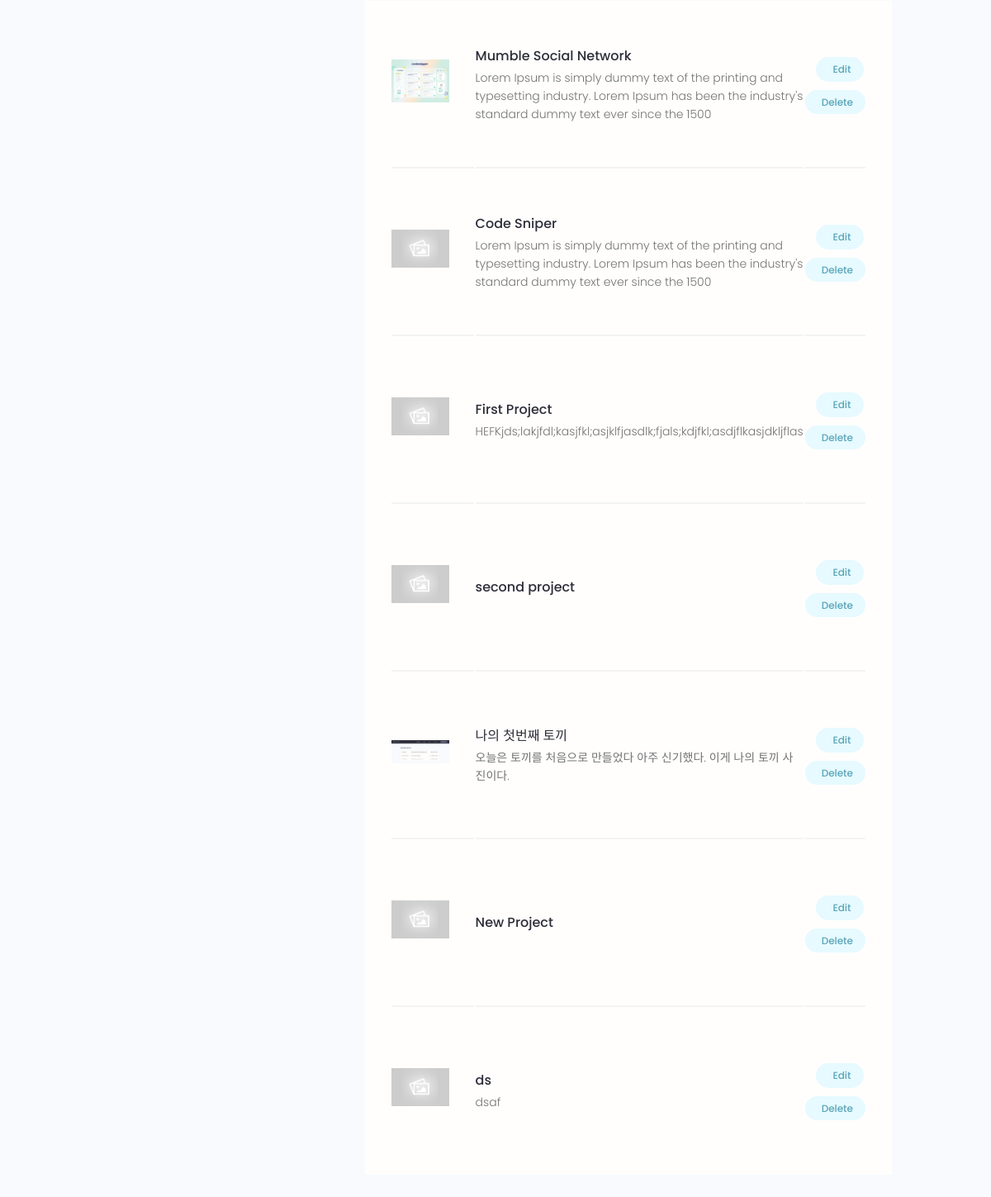
Page /account/ (signed in, lower part) on the earlier database version.
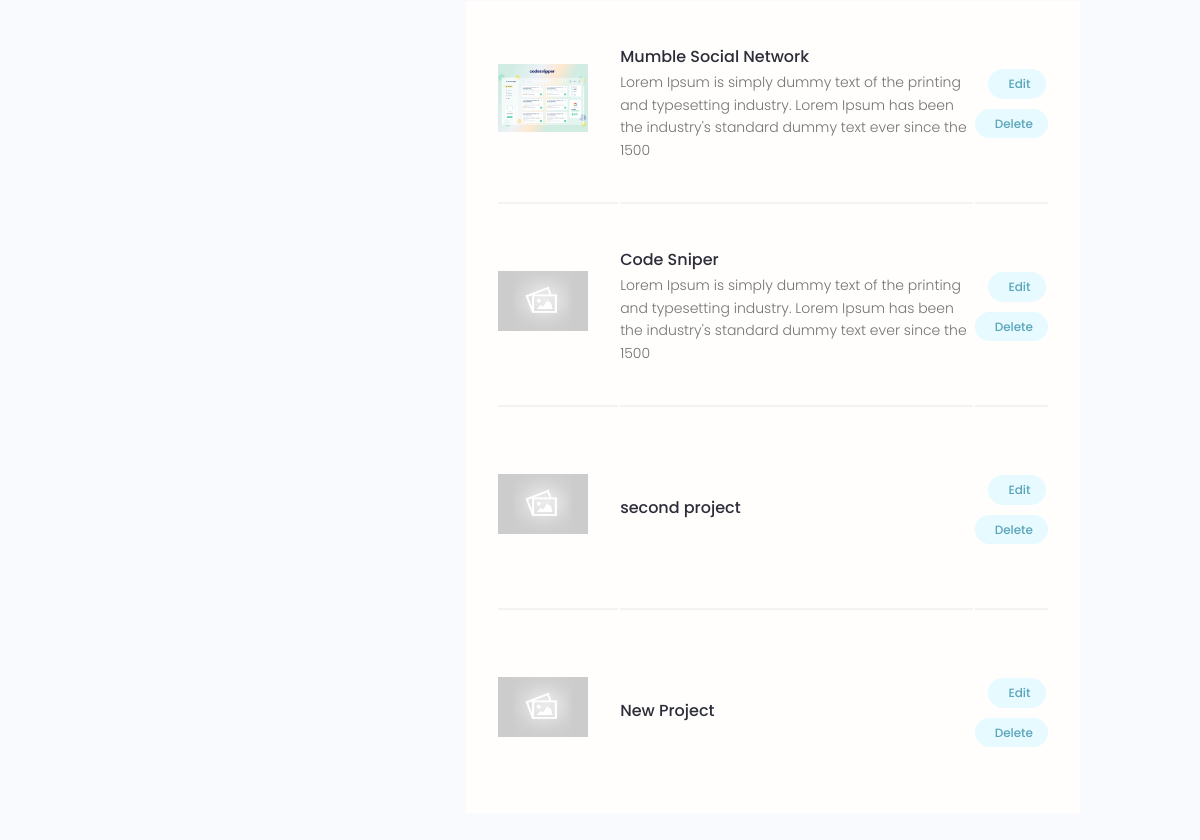
Same page on the later database version.
### projects/models.py (models this page shows, shortened)
class Project(models.Model):
    owner = models.ForeignKey(
        Profile, null=True, blank=True, on_delete=models.SET_NULL)
    title = models.CharField(max_length=200)
    description = models.TextField(null=True, blank=True)
    featured_image = models.ImageField(
        null=True, blank=True, default="default.jpg")
    demo_link = models.CharField(max_length=2000, null=True, blank=True)
    source_link = models.CharField(max_length=2000, null=True, blank=True)
    tags = models.ManyToManyField('Tag', blank=False, null=False)
    vote_total = models.IntegerField(default=0, null=True, blank=True)
    vote_ratio = models.IntegerField(default=0, null=True, blank=True)
    created = models.DateTimeField(auto_now_add=True)
    id = models.UUIDField(default=uuid.uuid4, unique=True,
                          primary_key=True, editable=False)

### users/views.py (the view)
# urls.py: path('account/', views.userAccount, name="account"),
@login_required(login_url='login')
def userAccount(request):
    profile = request.user.profile
    skills = profile.skill_set.all()
    projects = profile.project_set.all()
    context = {'profile': profile, 'skills': skills, 'projects': projects}
    return render(request, 'users/account.html', context)

### users/templates/users/account.html (shortened to what this page needs)
{% extends 'main.html' %}
{% block content %}
<main class="settingsPage profile my-md">
  <div class="container">
    <div class="layout">
      <div class="column column--1of3">
      </div>
      <div class="column column--2of3">
        <table class="settings__table">
          {% for project in projects %}
          <tr>
            <td class="settings__thumbnail">
              <a href="{% url 'project' project.id %}"><img src="{{project.featured_image.url}}"
                  alt="Project Thumbnail" /></a>
            </td>
            <td class="settings__tableInfo">
              <a href="{% url 'project' project.id %}">{{project.title}}</a>
              <p>{{project.description|slice:"150"}}</p>
            </td>
            <td class="settings__tableActions">
              <a class="tag tag--pill tag--main settings__btn" href="{% url 'update-project' project.id %}"> Edit</a>
              <a class="tag tag--pill tag--main settings__btn" href="{% url 'delete-project' project.id %}">
                Delete</a>
            </td>
          </tr>
          {% endfor %}
        </table>
      </div>
    </div>
  </div>
</main>
{% endblock %}

Differences in the rows shown:
removed Project: featured_image (placeholder picture), title "First Project", description "HEFKjds;lakjfdl;kasjfkl;asjklfjasdlk;fjals;kdjfkl;asdjflkasjdkljflas"
removed Project: featured_image (picture), title "나의 첫번째 토끼", description "오늘은 토끼를 처음으로 만들었다 아주 신기했다. 이게 나의 토끼 사진이다."
removed Project: featured_image (placeholder picture), title "ds", description "dsaf"
